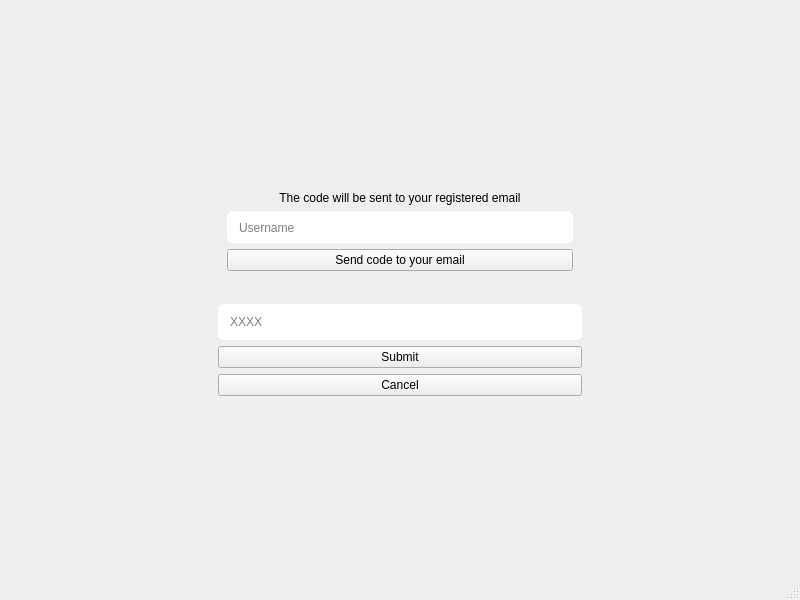
<?xml version="1.0" encoding="UTF-8"?>
<ui version="4.0">
 <class>MainWindow</class>
 <widget class="QMainWindow" name="MainWindow">
  <property name="geometry">
   <rect>
    <x>0</x>
    <y>0</y>
    <width>800</width>
    <height>600</height>
   </rect>
  </property>
  <property name="windowTitle">
   <string>MainWindow</string>
  </property>
  <widget class="QWidget" name="centralwidget">
   <layout class="QGridLayout" name="gridLayout">
    <item row="0" column="1">
     <spacer name="verticalSpacer">
      <property name="orientation">
       <enum>Qt::Vertical</enum>
      </property>
      <property name="sizeHint" stdset="0">
       <size>
        <width>20</width>
        <height>160</height>
       </size>
      </property>
     </spacer>
    </item>
    <item row="1" column="0">
     <spacer name="horizontalSpacer_2">
      <property name="orientation">
       <enum>Qt::Horizontal</enum>
      </property>
      <property name="sizeHint" stdset="0">
       <size>
        <width>182</width>
        <height>20</height>
       </size>
      </property>
     </spacer>
    </item>
    <item row="1" column="1">
     <widget class="QFrame" name="frame_5">
      <property name="sizePolicy">
       <sizepolicy hsizetype="Fixed" vsizetype="Fixed">
        <horstretch>0</horstretch>
        <verstretch>0</verstretch>
       </sizepolicy>
      </property>
      <property name="minimumSize">
       <size>
        <width>400</width>
        <height>200</height>
       </size>
      </property>
      <property name="frameShape">
       <enum>QFrame::NoFrame</enum>
      </property>
      <property name="frameShadow">
       <enum>QFrame::Plain</enum>
      </property>
      <layout class="QVBoxLayout" name="verticalLayout_3">
       <item>
        <widget class="QFrame" name="frame">
         <property name="frameShape">
          <enum>QFrame::NoFrame</enum>
         </property>
         <property name="frameShadow">
          <enum>QFrame::Raised</enum>
         </property>
         <layout class="QVBoxLayout" name="verticalLayout">
          <item>
           <widget class="QFrame" name="farme">
            <property name="frameShape">
             <enum>QFrame::NoFrame</enum>
            </property>
            <property name="frameShadow">
             <enum>QFrame::Raised</enum>
            </property>
            <layout class="QVBoxLayout" name="verticalLayout_4">
             <item>
              <widget class="QLabel" name="label">
               <property name="text">
                <string>The code will be sent to your registered email</string>
               </property>
               <property name="alignment">
                <set>Qt::AlignCenter</set>
               </property>
              </widget>
             </item>
             <item>
              <widget class="QLineEdit" name="username_lineEdit">
               <property name="styleSheet">
                <string notr="true">padding:10px;
border-radius:5px;</string>
               </property>
               <property name="placeholderText">
                <string>Username</string>
               </property>
              </widget>
             </item>
             <item>
              <widget class="QPushButton" name="send_code_to_email_pushButton_2">
               <property name="text">
                <string>Send code to your email</string>
               </property>
              </widget>
             </item>
            </layout>
           </widget>
          </item>
         </layout>
        </widget>
       </item>
       <item>
        <widget class="QFrame" name="frame_2">
         <property name="frameShape">
          <enum>QFrame::NoFrame</enum>
         </property>
         <property name="frameShadow">
          <enum>QFrame::Raised</enum>
         </property>
         <layout class="QVBoxLayout" name="verticalLayout_2">
          <item>
           <widget class="QLineEdit" name="code_lineEdit">
            <property name="styleSheet">
             <string notr="true">padding:10px;
border-radius:5px;</string>
            </property>
            <property name="placeholderText">
             <string>XXXX</string>
            </property>
           </widget>
          </item>
          <item>
           <widget class="QPushButton" name="recovery_code_submit">
            <property name="text">
             <string>Submit</string>
            </property>
           </widget>
          </item>
          <item>
           <widget class="QPushButton" name="forgotPasswordCancel_btn">
            <property name="text">
             <string>Cancel</string>
            </property>
           </widget>
          </item>
         </layout>
        </widget>
       </item>
      </layout>
     </widget>
    </item>
    <item row="1" column="2">
     <spacer name="horizontalSpacer">
      <property name="orientation">
       <enum>Qt::Horizontal</enum>
      </property>
      <property name="sizeHint" stdset="0">
       <size>
        <width>182</width>
        <height>20</height>
       </size>
      </property>
     </spacer>
    </item>
    <item row="2" column="1">
     <spacer name="verticalSpacer_2">
      <property name="orientation">
       <enum>Qt::Vertical</enum>
      </property>
      <property name="sizeHint" stdset="0">
       <size>
        <width>20</width>
        <height>160</height>
       </size>
      </property>
     </spacer>
    </item>
   </layout>
  </widget>
  <widget class="QMenuBar" name="menubar">
   <property name="geometry">
    <rect>
     <x>0</x>
     <y>0</y>
     <width>800</width>
     <height>21</height>
    </rect>
   </property>
  </widget>
  <widget class="QStatusBar" name="statusbar"/>
 </widget>
 <resources/>
 <connections/>
</ui>
